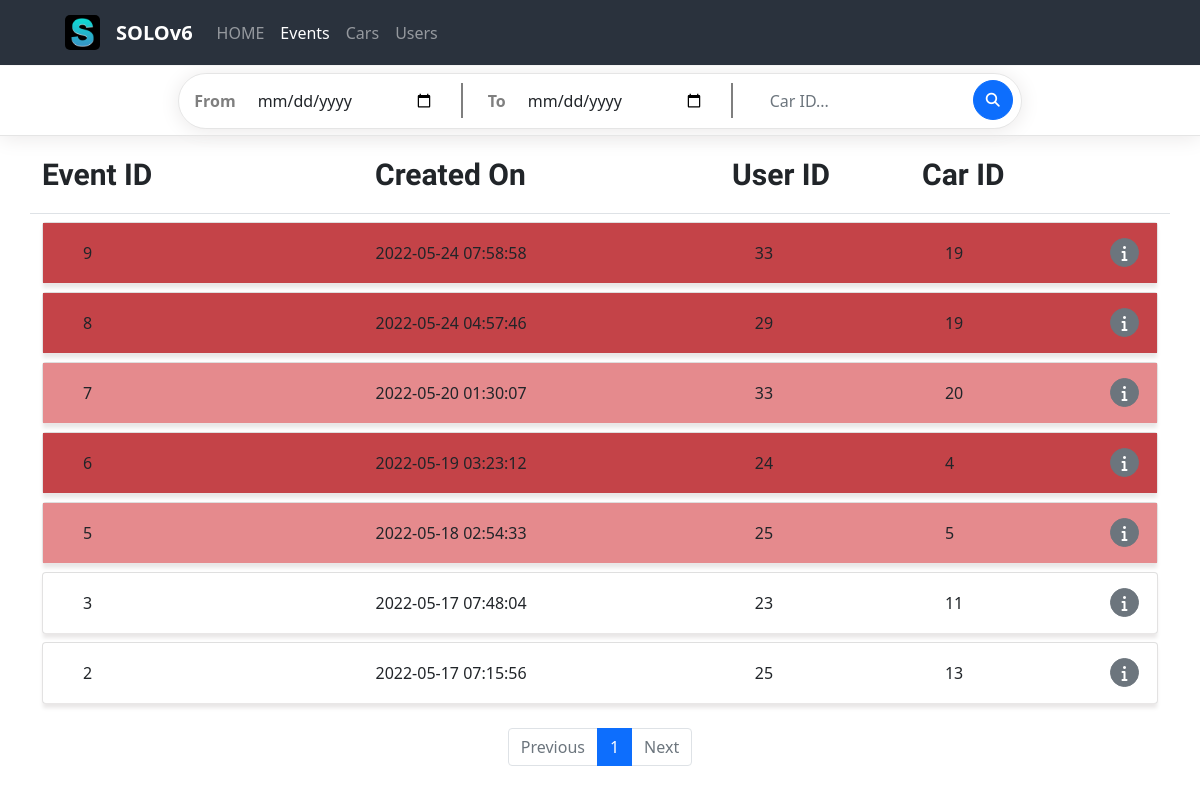
The page / on the database its author committed.
### project/models/event.py (models this page shows)
class Event(db.Model):
    id = db.Column(db.Integer, primary_key=True)
    user_id = db.Column(db.Integer, db.ForeignKey('user.id', ondelete='CASCADE'))
    car_id = db.Column(db.Integer, db.ForeignKey('car.id', ondelete='CASCADE'))
    path_original = db.Column(db.String(100), unique=True, nullable=False)
    created_on = db.Column(db.DateTime(), default=func.now())
    is_damaged = db.Column(db.Boolean(), nullable=True)
    conf_score = db.Column(db.Float, nullable=True)
    user = db.relationship('User', backref=db.backref('user_set'))
    car = db.relationship('Car', backref=db.backref('car_set'))

### project/routes/base_routes.py (the view)
@blueprint.route('/')
def index():
    input_from = request.args.get('input_from', default='')
    input_to = request.args.get('input_to', default='')
    page = request.args.get('page', type=int ,default=1)
    needle = request.args.get('needle', type=str, default='')
    event_list = EventModel.query.filter(
        EventModel.is_damaged != None
    ).order_by(
        EventModel.created_on.desc()
    )
    if needle:
        event_list = event_list.filter(
            EventModel.car_id == needle
        )
    if input_from and input_to:
        event_list = event_list.filter(and_
            (func.date(EventModel.created_on) >= input_from),
            (func.date(EventModel.created_on) <= input_to)
        )
    event_list = event_list.paginate(page, per_page=10)
    return render_template('index.html', event_list=event_list, page=page)

### project/templates/index.html (shortened to what this page needs)
{% extends 'base.html' %}
{% block head %}
<link rel="stylesheet" href="../static/css/events.css">
{% endblock %}
{% block content %}
<nav class="navbar navbar-expand-lg navbar-dark">
    <div class="container-fluid">
        <a class="navbar-logo" href="{{ url_for('base.index') }}">
            <img class="logo" src="../static/images/favicons.ico/favicon-96x96.png" alt="Logo" height="35" width="35">
        </a>
        <a class="navbar-brand" href="{{ url_for('base.index') }}">SOLOv6</a>
        <div class="collapse navbar-collapse" id="navbarSupportedContent">
            <ul class="navbar-nav me-auto mb-2 mb-lg-0">
                <li class="nav-item">
                    <a class="nav-link active" aria-current="page" href="{{ url_for('base.index') }}">HOME</a>
                </li>
                <li class="nav-item">
                    <a class="nav-link active" href="{{ url_for('base.index') }}">Events</a>
                </li>
                <li class="nav-item">
                    <a class="nav-link active" href="{{ url_for('cars.cars') }}">Cars</a>
                </li>
                <li class="nav-item">
                    <a class="nav-link active" href="{{ url_for('users.users') }}">Users</a>
                </li>
            </ul>
        </div>
    </div>
</nav>
<div class="main">
    <div class="calendar-box">
        <div class="calendar-col">
            <form class="row calendar-form" action="{{ url_for('base.index') }}" method="get">
                <div class="col calendar-input-box">
                    <label for="startDate" id="input_from" class="calendar-input-label">From</label>
                    <input id="startDate" class="form-control calendar-input" type="date" name="input_from" value="{{ input_from or '' }}"/>
                    <div id="calendar-input-bar"></div>
                    <label for="endDate" id="input_to" class="calendar-input-label">To</label>
                    <input id="endDate" class="form-control calendar-input" type="date" name="input_to" value="{{ input_to or '' }}"/>
                    <div id="calendar-input-bar"></div>
                    <input id="needle search-needle" class="form-control calendar-input" type="text" name="needle" value="{{ needle or '' }}" placeholder="Car ID..." aria-label="Search">
                </div>
                <div class="col calendar-btn-box">
                    <button id="calendar-btn" type="submit" class="btn btn-primary mb-3 calendar-btn">
                        <i class="fa-solid fa-magnifying-glass fa-sm"></i>
                    </button>
                </div>
            </form>
        </div>
    </div>
    <div class="container list-box">
        <div class="row list-title-box border-bottom">
            <div class="col-3 list-title my-3 me-5">
                Event ID
            </div>
            <div class="col-3 list-title my-3 me-5">
                Created On
            </div>
            <div class="col-2 list-title my-3 ms-4">
                User ID
            </div>
            <div class="col list-title my-3">
                Car ID
            </div>
        </div>
        {% if event_list %}
            {% for event in event_list.items %}
            {% if event.is_damaged == False %}
            <div class="card my-2">
                <div class="card-body">
                    <div class="row card-body-row">
                        <div class="col-3 list-col me-2">
                            {{ event.id }}
                        </div>
                        <div class="col-4 list-col">
                            {{ event.created_on }}
                        </div>
                        <div class="col list-col me-5">
                            {{ event.user_id }}
                        </div>
                        <div class="col list-col ms-4">
                            {{ event.car_id }}
                        </div>
                        <div class="col detail-box">
                            <form class="detail-form" action="{{ url_for('base.detail', id=event.id) }}" method="get">
                                <button type="submit" class="btn btn-secondary mb-3 detail-btn">
                                    <i class="fa-solid fa-info"></i>
                                </button>
                            </form>
                        </div>
                    </div>
                </div>
            </div>
            {% elif event.is_damaged == True %}
            {% if event.conf_score %}
            {% if event.conf_score > 0.4 %}
            <div class="card my-2">
                <div class="card-body background-red">
                    <div class="row card-body-row">
                        <div class="col-3 list-col me-2">
                            {{ event.id }}
                        </div>
                        <div class="col-4 list-col">
                            {{ event.created_on }}
                        </div>
                        <div class="col list-col me-5">
                            {{ event.user_id }}
                        </div>
                        <div class="col list-col ms-4">
                            {{ event.car_id }}
                        </div>
                        <div class="col detail-box">
                            <form class="detail-form" action="{{ url_for('base.detail', id=event.id) }}" method="get">
                                <button type="submit" class="btn btn-secondary mb-3 detail-btn">
                                    <i class="fa-solid fa-info"></i>
                                </button>
                            </form>
                        </div>
                    </div>
                </div>
            </div>
            {% else %}
            <div class="card my-2">
                <div class="card-body background-warning">
                    <div class="row card-body-row">
                        <div class="col-3 list-col me-2">
                            {{ event.id }}
                        </div>
                        <div class="col-4 list-col">
                            {{ event.created_on }}
                        </div>
                        <div class="col list-col me-5">
                            {{ event.user_id }}
                        </div>
                        <div class="col list-col ms-4">
                            {{ event.car_id }}
                        </div>
                        <div class="col detail-box">
                            <form class="detail-form" action="{{ url_for('base.detail', id=event.id) }}" method="get">
                                <button type="submit" class="btn btn-secondary mb-3 detail-btn">
                                    <i class="fa-solid fa-info"></i>
                                </button>
                            </form>
                        </div>
                    </div>
                </div>
            </div>
            {% endif %}
            {% endif %}
            {% endif %}
            {% endfor %}
        {% else %}
        <div class="row">
            <div class="col-12">
                <h2>❌ No Event Created ❌</h2>
            </div>
        </div>
        {% endif %}
    </div>
</div>
<ul class="pagination my-4 justify-content-center">
    {% if event_list.has_prev %}
    <li class="page-item">
        <a class="page-link" href="?input_from={{ request.args.get('input_from') or '' }}&input_to={{ request.args.get('input_to') or '' }}&page={{ event_list.prev_num }}">Previous</a>
    </li>
    {% else %}
    <li class="page-item disabled">
        <a class="page-link" tabindex="-1" aria-disabled="true" href="javascript:void(0)">Previous</a>
    </li>
    {% endif %}
    {% for page_num in event_list.iter_pages() %}
    {% if page_num %}
    {% if page_num != event_list.page %}
    <li class="page-item">
        <a class="page-link" href="?input_from={{ request.args.get('input_from') or '' }}&input_to={{ request.args.get('input_to') or '' }}&page={{ page_num }}">{{ page_num }}</a>
    </li>
    {% else %}
    <li class="page-item active" aria-current="page">
        <a class="page-link" href="javascript:void(0)">{{ page_num }}</a>
    </li>
    {% endif %}
    {% else %}
    <li class="disabled">
        <a class="page-link" href="javascript:void(0)">...</a>
    </li>
    {% endif %}
    {% endfor %}
    {% if event_list.has_next %}
    <li class="page-item">
        <a class="page-link" href="?input_from={{ request.args.get('input_from') or '' }}&input_to={{ request.args.get('input_to') or '' }}&page={{ event_list.next_num }}">Next</a>
    </li>
    {% else %}
    <li class="page-item disabled">
        <a class="page-link" tabindex="-1" aria-disabled="true" href="javascript:void(0)">Next</a>
    </li>
    {% endif %}
</ul>
{% endblock %}

### project/static/css/styles.css (style rules this page uses)
.navbar { position: fixed; top: 0; width: 100vw; height: 65px; padding-left: 53px; padding-right: 67px; z-index: 1; background-color: #2A323D; }
.navbar-brand { font-weight: 700; color: white; }
.navbar .container-fluid { height: 65px; }
.logo { border-radius: 5px; margin-right: 16px; }
.nav-link { opacity: 0.5; }
.main { margin-top: 66px; }
.card { z-index: 0; }
.card-body { height: 60px; padding: 0; box-shadow: 0px 5px 4px rgb(233, 231, 231); }
.list-title { font-size: 30px; font-weight: 600; }
.list-col { display: flex; align-items: center; height: 60px; }
.list-col:nth-child(1) { margin-left: 40px; }
.list-col:nth-child(3) { display: flex; justify-content: space-between; margin-right: 20px; }

### project/static/css/events.css (style rules this page uses)
.navbar-nav .nav-item:nth-child(2) .nav-link { opacity: 1; }
.calendar-box { display: flex; justify-content: center; align-items: center; height: 70px; border-bottom: 1px solid rgba(0, 0, 0, 0.1); box-shadow: 0px 2px 20px rgb(234, 232, 232); }
.calendar-col { border: 1px solid rgba(0, 0, 0, 0.1); border-radius: 45px; box-shadow: 0px 2px 20px rgb(234, 232, 232); padding-left: 15px; padding-right: 8px; }
.calendar-form { display: flex; align-items: center; margin: 0; }
.calendar-input-box { display: flex; align-items: center; padding: 0; }
.calendar-input { margin-right: 15px; border: none; width: 200px; }
.calendar-input-label { font-weight: 700; color: rgba(0, 0, 0, 0.5); margin-right: 10px; }
.calendar-btn-box { height: 54px; padding: 0; display: flex; justify-content: center; align-items: center; }
.calendar-btn { display: flex; justify-content: center; align-items: center; padding: 0; width: 40px; height: 40px; margin-top: 15px; padding-left: 0; border-radius: 50%; }
#calendar-input-bar { background-color: rgba(0, 0, 0, 0.5); width: 2px; height: 35px; margin-right: 25px; }
.list-title-box { font-family: 'Quicksand', sans-serif; font-weight: 700; }
.detail-box { position: relative; }
.detail-form { position: absolute; top: 15px; right: 30px; }
.detail-btn { margin: 0; width: 29px; height: 29px; display: flex; justify-content: center; align-items: center; border-radius: 50%; }
.background-red { background-color: #e58a8d; }
.background-warning { background-color: #c44348; }

### rows shown on the page
Event: id "9", created_on "2022-05-24 07:58:58", user_id "33", car_id "19"
Event: id "8", created_on "2022-05-24 04:57:46", user_id "29", car_id "19"
Event: id "7", created_on "2022-05-20 01:30:07", user_id "33", car_id "20"
Event: id "6", created_on "2022-05-19 03:23:12", user_id "24", car_id "4"
Event: id "5", created_on "2022-05-18 02:54:33", user_id "25", car_id "5"
Event: id "3", created_on "2022-05-17 07:48:04", user_id "23", car_id "11"
Event: id "2", created_on "2022-05-17 07:15:56", user_id "25", car_id "13"

### other values the page prints
{{ page_num }} "1"
